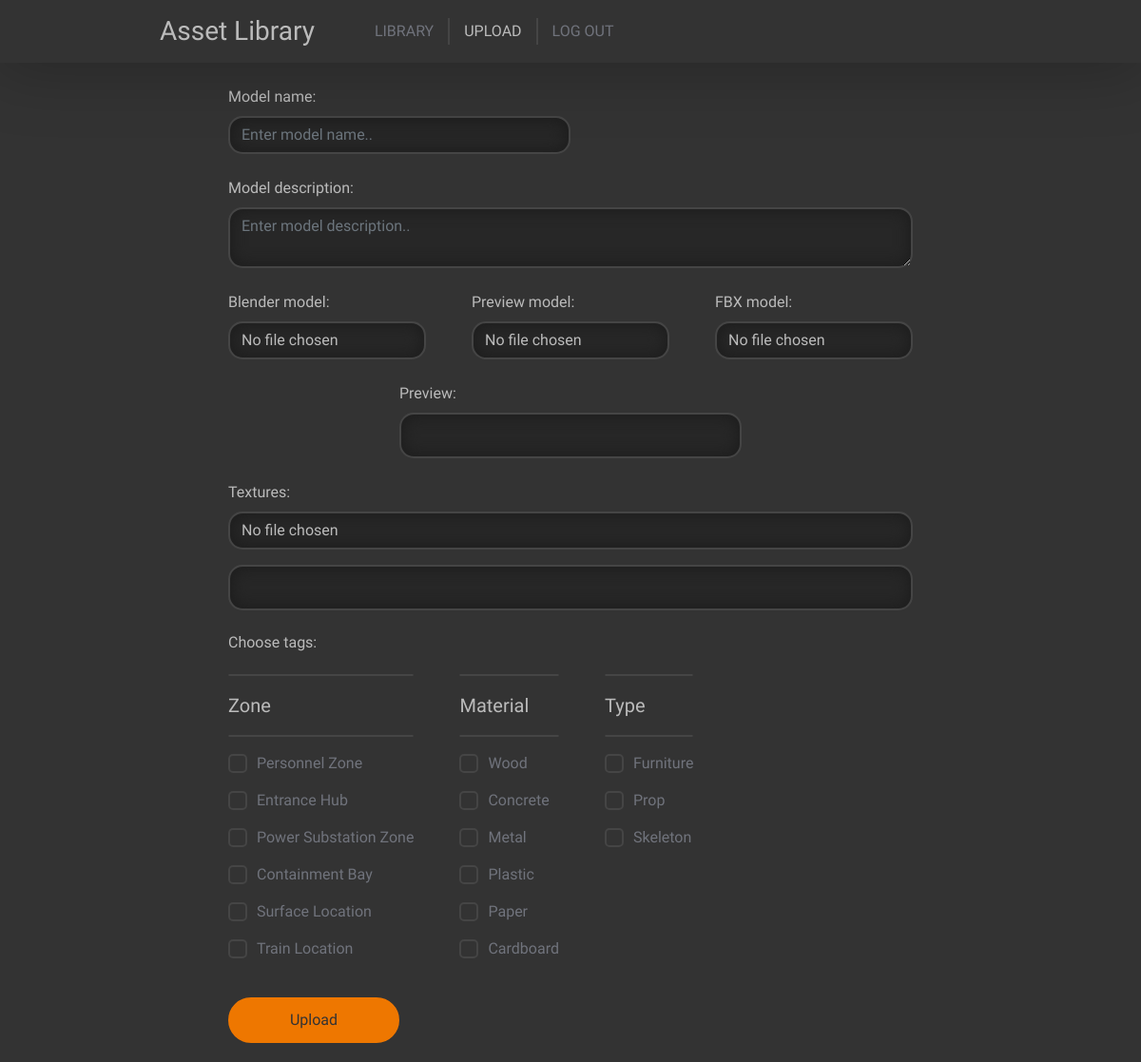
The page /upload/ (signed in) on the database its author committed.
### content/models.py (models this page shows, shortened)
class AssetTagCategory(models.Model):
    class Meta:
        verbose_name = "Asset Category"
        verbose_name_plural = "Asset Categories"
    name = models.CharField(max_length=50)
    order = models.SmallIntegerField(unique=True)
    @staticmethod
    def get_dictionary():
        filters = dict()
        for categories in AssetTagCategory.objects.all():
            filters[categories.name] = list(map(lambda el: (el.name, el.get_named_list(), el.pk), AssetTag.objects.filter(category_id=categories)))
        return filters

class AssetTag(models.Model):
    class Meta:
        verbose_name = "Asset Tag"
        verbose_name_plural = "Asset Tags"
    name = models.CharField(max_length=50)
    category = models.ForeignKey(AssetTagCategory, on_delete=models.CASCADE)
    def get_named_list(self):
        return "{}-{}".format(self.name.lower().replace(' ', '-'), self.pk)

### content/views.py (the view, shortened to what this page needs)
# urls.py: path("upload/", views.upload_view, name='upload'),
@login_required(login_url='/auth/', redirect_field_name=None)
@permission_required(perm="content.upload_assets", login_url='/auth/')
def upload_view(request: HttpRequest):
    return render(request, "content/upload.html", { 'form': UploadForm(), 'filters': AssetTagCategory.get_dictionary() })

### content/forms.py
class UploadForm(forms.Form):
    card_name = forms.CharField(min_length=3, max_length=50, initial="")
    card_description = forms.CharField(min_length=0, max_length=500, initial="")
    blender_mesh = forms.FileField()
    fbx_mesh = forms.FileField(required=False)
    preview_mesh = forms.FileField(required=False)
    textures = forms.FileField(required=False)

### content/templates/content/upload.html (shortened to what this page needs)
<!DOCTYPE html>
<html>
    <head>
        <link href="https://cdn.jsdelivr.net/npm/bootstrap@5.2.3/dist/css/bootstrap.min.css" rel="stylesheet">
        {% load static %}
        <link href="{% static 'main/common.css' %}" rel="stylesheet">
        <link href="{% static 'content/upload.css' %}" rel="stylesheet">
    </head>
    <body>
        <div class="top">
            <div class="adjusted-content mx-auto d-flex align-items-center">
                <h3 class="my-3 mx-5">Asset Library</h3>
                <div class="navigation fs-6 d-flex align-items-center">
                    <a href="{% url 'library' %}">LIBRARY</a>
                    <a href="{% url 'upload' %}" class="active">UPLOAD</a>
                    <a href="{% url 'logout' %}">LOG OUT</a>
                </div>
            </div>
        </div>
        <div class="content upload-content mx-auto">
            <form class="d-flex flex-column gap-4 mt-4" method="post" enctype="multipart/form-data">
                <div class="w-50">
                    <label class="form-label" for="name">Model name:</label>
                    <input class="form-control" id="name" name="card_name" minlength="2" type="text" placeholder="Enter model name.." required>
                </div>
                <div>
                    <label class="form-label" for="description">Model description:</label>
                    <textarea class="form-control" id="description" name="card_description" type="text" placeholder="Enter model description.." required></textarea>
                </div>
                <div class="d-flex justify-content-evenly gap-5">
                    <div class="d-flex flex-fill flex-column">
                        <label for="blender_mesh" class="form-label">Blender model:</label>
                        <input class="form-control flex-fill" type="file" name="blender_mesh" id="blender_mesh" accept=".blend" required>
                    </div>
                    <div class="d-flex flex-fill flex-column">
                        <label for="preview_mesh" class="form-label">Preview model:</label>
                        <input class="form-control" type="file" name="preview_mesh" id="preview_mesh" onchange="updatePreviewModel(this)" accept=".glb">
                    </div>
                    <div class="d-flex flex-fill flex-column">
                        <label for="fbx_mesh" class="form-label">FBX model:</label>
                        <input class="form-control flex-fill" type="file" name="fbx_mesh" id="fbx_mesh" accept=".fbx">
                    </div>
                </div>
                <div class="w-50 align-self-center">
                    <div>
                        <label class="form-label">Preview:</label>
                        <div class="div-field">
                        </div>
                    </div>
                </div>
                <div>
                    <label for="textures" class="form-label">Textures:</label>
                    <input class="form-control" type="file" name="textures" accept=".png" onchange="updatePreviewTexture(this)" multiple/>
                    <div class="div-field mt-3 d-flex flex-row flex-wrap gap-2 justify-content-evenly p-3" id="texturesPreview">
                    </div>
                </div>
                <div>
                    <h6>Choose tags:</h6>
                    <div class="d-flex search-filters w-100 gap-5">
                        {% for category, tags in filters.items %}
                            <ul>
                                <hr>
                                <li>{{ category }}</li>
                                <hr>
                                {% for name, link, id in tags %}
                                    <li><input type="checkbox" name="tags[]" value="{{id}}" id="{{link}}"> <label for="{{link}}">{{name}}</label></li>
                                {% endfor %}
                            </ul>
                        {% endfor%}
                    </div>
                </div>
                <input class="form-submit w-25 ml-auto mr-0" type="submit" value="Upload">
            </form>
        </div>
    </body>
</html>

### main/static/main/common.css (style rules this page uses)
body { font-family: 'Lexend', sans-serif;; color: #BBBBBB; background-color: #333333; }
.top { background-color: #333333; overflow: auto; z-index: 10; box-shadow: 0 0 70px 5px rgba(0, 0, 0, 0.25); position: sticky; top: 0; }
a { color: inherit; text-decoration: none; }
.navigation { color: #70737C }
.navigation a { padding: 2px 15px; border-right: solid 2px #454545; transition: 0.15s ease-in-out color; }
.navigation a:hover, .navigation a.active { color: #BBBBBB }
.navigation a:last-child { border: none; }
.adjusted-content { width: 80%; }
.content { overflow: auto; min-height: 100vh; }
.form-control, .div-field { color: inherit; background-color: #272727; box-shadow: 0 0 15px 2px #1d1d1d inset; border: solid 2px #454545; border-radius: 15px; }
.form-submit { color: #333333; background-color: #EE7700; border: solid 2px #EE7700; border-radius: 1000px; padding: 10px 30px; transition: color 0.15s ease-in-out, background-color 0.15s ease-in-out; }
.search-filters { width: 20%; }
.search-filters hr { border: none; border: 1px solid #454545; opacity: 1; border-radius: 20px; }
.search-filters ul { list-style: none; padding: 0; margin: 0; }
.search-filters ul li:nth-child(2) { font-size: 20px; color: inherit; }
.search-filters ul li { color: #70737C; margin: 10px 0; }
.search-filters input + label { display: inline-flex; align-items: center; user-select: none; transition: all ease-in-out 0.15s; }
.search-filters input + label::before { content: ""; display: inline-block; border: solid 2px #454545; border-radius: 25%; margin: 0 10px 0 0; width: 20px; height: 20px; flex-shrink: 0; flex-grow: 0; transition: all ease-in-out 0.15s; }

### content/static/content/upload.css (style rules this page uses)
.upload-content { width: 60%; margin-bottom: 20px; }
.div-field { min-height: 6vh; }

### rows shown on the page
AssetTagCategory: filters "Zone"
AssetTag: tags "Personnel Zone"
AssetTag: tags "Entrance Hub"
AssetTag: tags "Power Substation Zone"
AssetTag: tags "Containment Bay"
AssetTag: tags "Surface Location"
AssetTag: tags "Train Location"
AssetTagCategory: filters "Material"
AssetTag: tags "Wood"
AssetTag: tags "Concrete"
AssetTag: tags "Metal"
AssetTag: tags "Plastic"
AssetTag: tags "Paper"
AssetTag: tags "Cardboard"
AssetTagCategory: filters "Type"
AssetTag: tags "Furniture"
AssetTag: tags "Prop"
AssetTag: tags "Skeleton"
